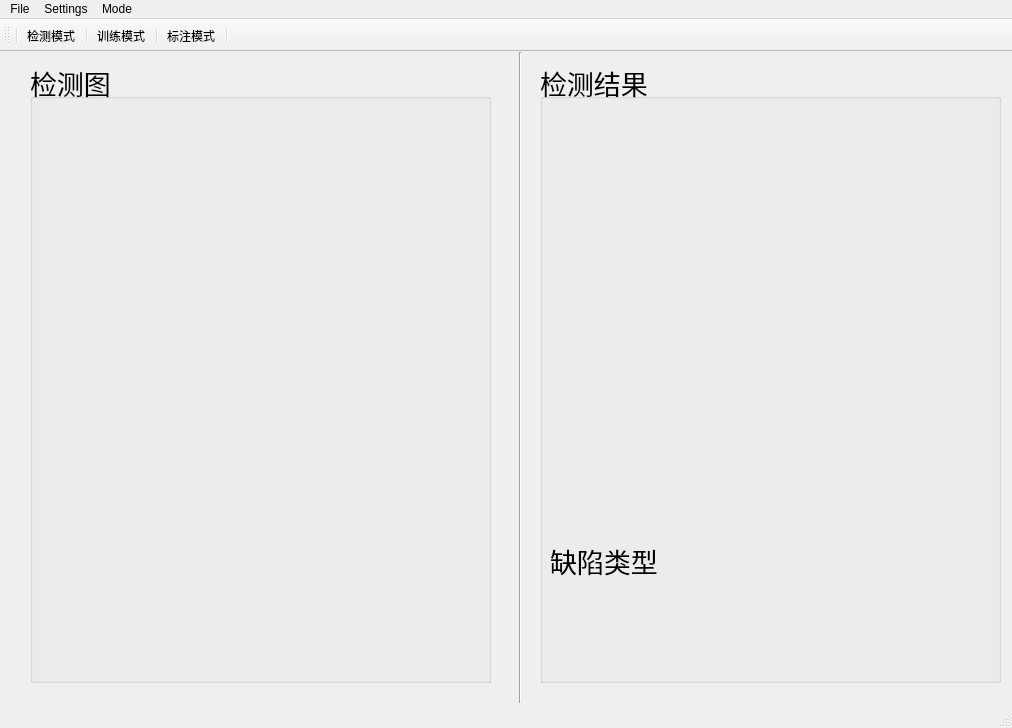
<?xml version="1.0" encoding="UTF-8"?>
<ui version="4.0">
 <class>PicDetectionMainWindow</class>
 <widget class="QMainWindow" name="PicDetectionMainWindow">
  <property name="geometry">
   <rect>
    <x>0</x>
    <y>0</y>
    <width>1012</width>
    <height>728</height>
   </rect>
  </property>
  <property name="font">
   <font>
    <pointsize>9</pointsize>
   </font>
  </property>
  <property name="windowTitle">
   <string>MainWindow</string>
  </property>
  <widget class="QWidget" name="centralwidget">
   <widget class="Line" name="line">
    <property name="geometry">
     <rect>
      <x>510</x>
      <y>0</y>
      <width>20</width>
      <height>651</height>
     </rect>
    </property>
    <property name="orientation">
     <enum>Qt::Vertical</enum>
    </property>
   </widget>
   <widget class="QWidget" name="layoutWidget">
    <property name="geometry">
     <rect>
      <x>30</x>
      <y>10</y>
      <width>461</width>
      <height>621</height>
     </rect>
    </property>
    <layout class="QVBoxLayout" name="verticalLayout">
     <item>
      <widget class="QGroupBox" name="groupBox">
       <property name="font">
        <font>
         <pointsize>20</pointsize>
        </font>
       </property>
       <property name="title">
        <string>检测图</string>
       </property>
       <widget class="QLabel" name="original_img">
        <property name="geometry">
         <rect>
          <x>10</x>
          <y>50</y>
          <width>441</width>
          <height>431</height>
         </rect>
        </property>
        <property name="text">
         <string/>
        </property>
       </widget>
      </widget>
     </item>
    </layout>
   </widget>
   <widget class="QWidget" name="layoutWidget">
    <property name="geometry">
     <rect>
      <x>540</x>
      <y>10</y>
      <width>461</width>
      <height>621</height>
     </rect>
    </property>
    <layout class="QVBoxLayout" name="verticalLayout_2">
     <item>
      <widget class="QGroupBox" name="groupBox_2">
       <property name="font">
        <font>
         <pointsize>20</pointsize>
        </font>
       </property>
       <property name="title">
        <string>检测结果</string>
       </property>
       <widget class="QWidget" name="layoutWidget">
        <property name="geometry">
         <rect>
          <x>10</x>
          <y>40</y>
          <width>441</width>
          <height>571</height>
         </rect>
        </property>
        <layout class="QVBoxLayout" name="verticalLayout_3" stretch="5,0,1">
         <item>
          <widget class="QLabel" name="detection_img">
           <property name="text">
            <string/>
           </property>
          </widget>
         </item>
         <item>
          <widget class="QLabel" name="label">
           <property name="font">
            <font>
             <pointsize>20</pointsize>
            </font>
           </property>
           <property name="text">
            <string>缺陷类型</string>
           </property>
          </widget>
         </item>
         <item>
          <widget class="QLabel" name="detection_result">
           <property name="text">
            <string/>
           </property>
          </widget>
         </item>
        </layout>
       </widget>
      </widget>
     </item>
    </layout>
   </widget>
  </widget>
  <widget class="QStatusBar" name="statusbar"/>
  <widget class="QToolBar" name="toolBar">
   <property name="windowTitle">
    <string>toolBar</string>
   </property>
   <attribute name="toolBarArea">
    <enum>TopToolBarArea</enum>
   </attribute>
   <attribute name="toolBarBreak">
    <bool>false</bool>
   </attribute>
   <addaction name="separator"/>
   <addaction name="actionDetection"/>
   <addaction name="separator"/>
   <addaction name="actionTrain"/>
   <addaction name="separator"/>
   <addaction name="actionMark"/>
   <addaction name="separator"/>
  </widget>
  <widget class="QMenuBar" name="menuBar">
   <property name="geometry">
    <rect>
     <x>0</x>
     <y>0</y>
     <width>1012</width>
     <height>24</height>
    </rect>
   </property>
   <widget class="QMenu" name="menuRun">
    <property name="title">
     <string>File</string>
    </property>
    <addaction name="separator"/>
    <addaction name="actionOpen"/>
    <addaction name="separator"/>
    <addaction name="actionrun"/>
   </widget>
   <widget class="QMenu" name="menuSettings">
    <property name="title">
     <string>Settings</string>
    </property>
    <addaction name="separator"/>
    <addaction name="actionpicture_detection"/>
    <addaction name="separator"/>
    <addaction name="actionreal_time_detection"/>
    <addaction name="separator"/>
    <addaction name="actionbatch_detection"/>
   </widget>
   <widget class="QMenu" name="menuMode">
    <property name="title">
     <string>Mode</string>
    </property>
    <addaction name="actionmagentic core"/>
    <addaction name="separator"/>
    <addaction name="actionpocket_mouth"/>
    <addaction name="separator"/>
    <addaction name="actiondefault_mode"/>
    <addaction name="separator"/>
    <addaction name="actionimport"/>
   </widget>
   <addaction name="menuRun"/>
   <addaction name="menuSettings"/>
   <addaction name="menuMode"/>
  </widget>
  <action name="actionDetection">
   <property name="text">
    <string>检测模式</string>
   </property>
   <property name="toolTip">
    <string>检测模式</string>
   </property>
   <property name="shortcut">
    <string>Ctrl+D</string>
   </property>
  </action>
  <action name="actionTrain">
   <property name="text">
    <string>训练模式</string>
   </property>
   <property name="toolTip">
    <string>训练模式</string>
   </property>
   <property name="shortcut">
    <string>Ctrl+T</string>
   </property>
  </action>
  <action name="actionMark">
   <property name="text">
    <string>标注模式</string>
   </property>
   <property name="toolTip">
    <string>标注图片</string>
   </property>
   <property name="shortcut">
    <string>Ctrl+M</string>
   </property>
  </action>
  <action name="actionOpen">
   <property name="text">
    <string>open</string>
   </property>
  </action>
  <action name="actionStop">
   <property name="text">
    <string>Stop</string>
   </property>
  </action>
  <action name="actionpicture_detection">
   <property name="text">
    <string>picture detection</string>
   </property>
  </action>
  <action name="actionreal_time_detection">
   <property name="text">
    <string>real-time detection</string>
   </property>
  </action>
  <action name="actionrun">
   <property name="text">
    <string>run</string>
   </property>
  </action>
  <action name="actionbatch_detection">
   <property name="text">
    <string>batch detection</string>
   </property>
  </action>
  <action name="actionchange_mode">
   <property name="text">
    <string>change mode</string>
   </property>
  </action>
  <action name="actionmagentic core">
   <property name="text">
    <string>magentic_core</string>
   </property>
  </action>
  <action name="actionpocket_mouth">
   <property name="text">
    <string>pocket mouth</string>
   </property>
  </action>
  <action name="actionimport">
   <property name="text">
    <string>import</string>
   </property>
  </action>
  <action name="actiondefault_mode">
   <property name="text">
    <string>default mode</string>
   </property>
  </action>
 </widget>
 <resources/>
 <connections/>
</ui>
